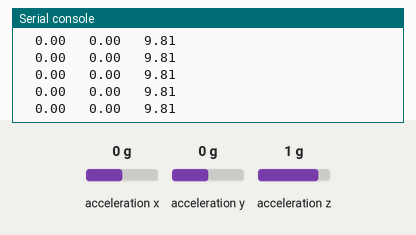
Simulated run of this program. Board: Raspberry Pi Pico running MicroPython. Shown: the last lines printed to the serial console. Inputs (shaded band) come from the test bench; at power-on: acceleration x 0 g, acceleration y 0 g, acceleration z 1 g.

Above: at 18.4 s.
18.5 s: acceleration x set to -1.4 g
At 18.6 s:
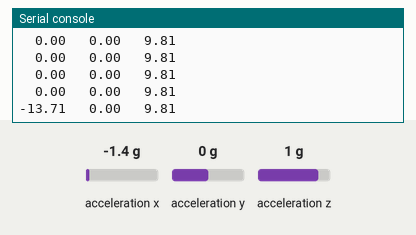
20.0 s: acceleration y set to -1.4 g
At 20.02 s:
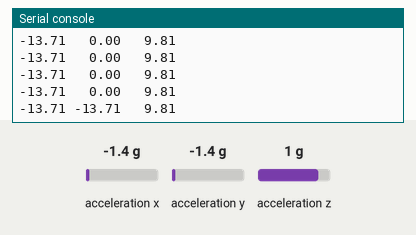
21.5 s: acceleration z set to -1.4 g
At 21.54 s:
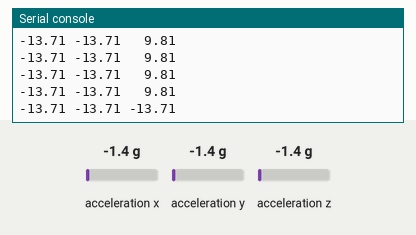
23.0 s: acceleration x set to -0.8 g
At 23.06 s:
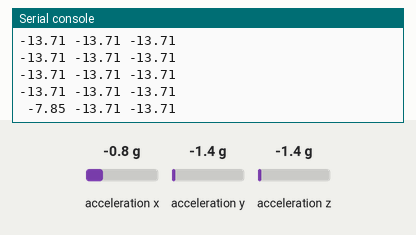
24.5 s: acceleration y set to 0 g
At 24.58 s:
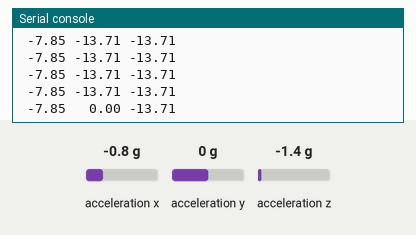
26.0 s: acceleration z set to 0 g
At 26.1 s:
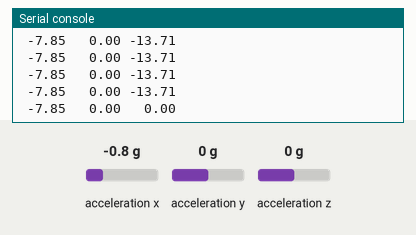

The program:

adxl345.py
```python
# adxl345.py
# datasheet: https://www.analog.com/media/en/technical-documentation/data-sheets/adxl345.pdf
# i2c only

# Standard library imports
from machine import I2C, Pin
import time


class ADXL345:

    g = 9.80665 # standard gravity
    gain = g/256 # multiply readings (in full res mode) by this to get m/s2.

    def __init__(self, device_i2c_addr=0x53, i2cbus_num=0, sda_pin_num=8,scl_pin_num=9):

        self.device_i2c_addr = device_i2c_addr
        self.i2c = I2C(i2cbus_num, sda=Pin(sda_pin_num), scl=Pin(scl_pin_num), freq=400000) # max 400 kHz datasheet page 17.

        self.prepare_sensor()


    def prepare_sensor(self):

        # Write measure bit to ensure sensor is not sleeping
        self.i2c.writeto_mem(self.device_i2c_addr, 0x2D, bytearray([0x08]))
        #print("power control set to", self.i2c.readfrom_mem(self.device_i2c_addr, 0x2D, 1)[0])

        # Write bandwidth - according to datasheet,
        # "Due to communication speed limitations, the maximum output data rate when using 400 kHz I2C is 800 Hz"
        # "Operation at an output data rate above the recommended maximum may result in undesirable effect
        # on the acceleration data, including missing samples or additional noise"
        # However in my testing unique samples can be read at the full 3200 Hz. Hence set ODR to max (3200 Hz)
        self.i2c.writeto_mem(self.device_i2c_addr, 0x2C, bytearray([0x0F])) # 3200 Hz
        #self.i2c.writeto_mem(self.device_i2c_addr, 0x2C, bytearray([0x0D])) # 800 Hz
        #print("Output data rate set to", self.i2c.readfrom_mem(self.device_i2c_addr, 0x2C, 1)[0])

        # Write data format. Full res, right justified and 16g range (no motive to go smaller? No ENOB improvements)
        self.i2c.writeto_mem(self.device_i2c_addr, 0x31, bytearray([0x0B]))
        #print("data format set to", self.i2c.readfrom_mem(self.device_i2c_addr, 0x31, 1)[0])


    def get_raw_samples(self, nsamples:int=1) -> list:
        """Gather raw data from the accelerometer as fast as the sensor can produce it.
        Broken out into a separate function from sample() to ease measurement of read rate performance

        :param nsamples: number of samples to take

        Returns: a list of bytearrays
        """

        raw_samples = []
        next_sample_time = time.ticks_us()
        for _ in range(nsamples):
            # Unrestricted this loop runs in 285us i.e. 3.5 kHz on RP2040 or 259us on RP2350. That's faster than the sensor can measure (3.2 kHz)!
            while time.ticks_diff(next_sample_time, time.ticks_us()) > 0: # active correction is hardware agnostic, unlike blind sleep
                pass
            raw_samples.append(self.i2c.readfrom_mem(self.device_i2c_addr, 0x32, 6)) # read 6 bytes starting at mem 0x32
            next_sample_time = time.ticks_add(next_sample_time, 312) # Ideal sample spacing from 3200 Hz is 312.5 us, oversample slightly.

        return raw_samples


    def sample(self, nsamples:int=1) -> list: # at risk of becoming the odd one out, other sensor.sample() methods return a dict
        """Read a burst of samples from the accelerometer with minimum spacing (nom 3200Hz)

        :param nsamples: number of samples to take

        Returns: a list of (x,y,z) tuples
        """

        self.prepare_sensor() # re-setup every time

        raw_samples = self.get_raw_samples(nsamples)

        # Pre-process
        samples = []
        for raw_sample in raw_samples:
            sample_ints = [int(byte) for byte in raw_sample] # debode bytes

            int_x = sample_ints[0] | (sample_ints[1] << 8)
            if int_x > 0x7FFF: # if > positive full scale int i.e. 2's complement negative
                int_x -= (2*0x7FFF + 2) #    undo 2's complement. Note all bits of the byte participate.
            accu_x = int_x*self.gain

            int_y = sample_ints[2] | (sample_ints[3] << 8)
            if int_y > 0x7FFF:
                int_y -= (2*0x7FFF + 2) # bracket could be pre-computed for speed but this is clearer
            accu_y = int_y*self.gain

            int_z = sample_ints[4] | (sample_ints[5] << 8)
            if int_z > 0x7FFF:
                int_z -= (2*0x7FFF + 2)
            accu_z = int_z*self.gain

            samples.append((accu_x, accu_y, accu_z))

        return samples


    def speedtest(self, max_samples: int = 4096): # memory allocation sometimes fails above 4096 samples
        """Test raw sampling rate"""

        sampling_start_time_1 = time.ticks_us()
        self.get_raw_samples(1)
        sampling_end_time_1 = time.ticks_us()
        sampling_interval_1 = time.ticks_diff(sampling_end_time_1, sampling_start_time_1)
        print(f"gathering 1 sample took {sampling_interval_1} us")

        sampling_start_time_2 = time.ticks_us()
        self.get_raw_samples(max_samples)
        sampling_end_time_2 = time.ticks_us()
        sampling_interval_2 = time.ticks_diff(sampling_end_time_2, sampling_start_time_2)
        print(f"gathering {max_samples} samples took {sampling_interval_2} us")

        print(f"gathering an additional {max_samples - 1} samples took an additional {sampling_interval_2 - sampling_interval_1} us")
        print(f"average time per additional sample was {(sampling_interval_2 - sampling_interval_1) / (max_samples - 1)} us")


if __name__ == '__main__':
    myadxl = ADXL345()
    myadxl.speedtest()

    while True:
        for axis in myadxl.sample()[0]:
            print("{:6.2f}".format(axis), end=' ')
        print()
        time.sleep(0.1)
```

Measured:
- after the input at 18.5 s, the serial console: prints a new line after 0.10 s (image 1)
- after the input at 20.0 s, the serial console: prints a new line at once (image 2)
- after the input at 21.5 s, the serial console: prints a new line at once (image 3)
- after the input at 23.0 s, the serial console: prints a new line after 0.06 s (image 4)
- after the input at 24.5 s, the serial console: prints a new line after 0.08 s (image 5)
- after the input at 26.0 s, the serial console: prints a new line after 0.10 s (image 6)
